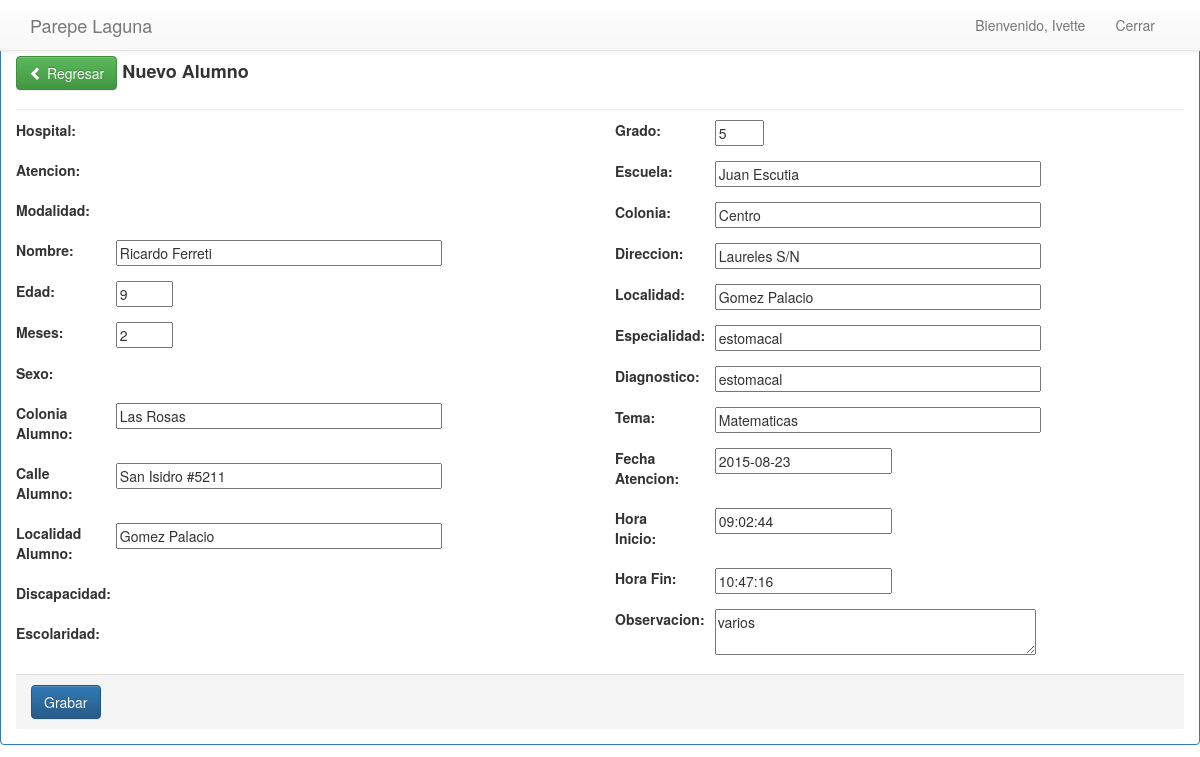
The app's page /updatealumno/15/ (signed in) with its own data.
### apps/users/models.py (models this page shows, shortened)
class User(AbstractBaseUser, PermissionsMixin):
	username = models.CharField(max_length=100, unique=True)
	email = models.EmailField()
	first_name = models.CharField(max_length=100)
	last_name = models.CharField(max_length=100)
	avatar = models.ImageField(upload_to = 'users') # falta hacer algo
	objects = UserManager()
	is_active = models.BooleanField(default = True)
	is_staff = models.BooleanField(default = False)
	USERNAME_FIELD = 'username'
	REQUIRED_FIELDS = ['email']

### apps/principal/models.py (models this page shows, shortened)
class TimeStampModel(models.Model):
    user     = models.ForeignKey(settings.AUTH_USER_MODEL,null=True,blank=True)
    fecha    = models.DateTimeField(auto_now_add=True)
    modified = models.DateTimeField(auto_now=True)
    class Meta:
        abstract = True

class Alumno(TimeStampModel):
    Opsexo = (
        ('H', 'Hombre'),
        ('M', 'Mujer'),
        )
    Op2 = (
        ('Si', 'Si'),
        ('No', 'No'),
        )
    opesc=(
        ('Preescolar','Preescolar'),
        ('Primaria' ,'Primaria'),
        ('Secundaria','Secundaria'),
        ('No Estudia y tiene edad escolar',  'No Estudia y tiene edad escolar'),
        ('Bachillerato', 'Bachillerato'),
        ('No Tiene Edad escolar',  'No Tiene Edad escolar'),
        ('Cam', 'Cam'),
        ('Cil', 'Cil'),
        )
    Disca=(
        ('No', 'No'),
        ('Motriz','Motriz'),
        ('Visual', 'Visual'),
        ('Auditiva', 'Auditiva'),
        ('Intelectual', 'Intelectual'),
        ('Otra', 'Otra'),
        )
    tp =(
            ('Pediatria','Pediatria'),
            ('ConsultaExt','Consulta Externa'),
            ('AtencionDom','Atencion Domiciliaria'),
        )
    at = (
            ('Pedagogia','Pedagogia'),
            ('Psicologia','Psicologia'),
        )
    folio = models.IntegerField()
    hospital = models.ForeignKey('Hospital')
    atencion = models.CharField(max_length=10,null=True,blank=True,choices=at)
    ciclo = models.ForeignKey('Cicloescolar',default=1)
    modalidad = models.CharField(max_length=25,null=True,default=True,choices=tp)
    nombre = models.CharField(max_length=180)
    edad = models.IntegerField()
    meses = models.IntegerField()
    sexo = models.CharField(max_length=1,choices=Opsexo)
    coloniaal = models.CharField(max_length=100)
    callenumal = models.CharField(max_length=100)
    localidadal = models.CharField(max_length=80)
    discapacidad = models.CharField(max_length=12,choices=Disca)
    grado = models.IntegerField()
    escolaridad = models.CharField(max_length=40,choices=opesc)
    escuela = models.CharField(max_length=100)
    coloniaesc = models.CharField(max_length=80)
    direccionesc = models.CharField(max_length=120, null=True,blank=True)
    localidadesc = models.CharField(max_length=100)
    especialidad = models.CharField(max_length=80)
    diagnostico = models.CharField(max_length=80)
    fechaatencion  = models.DateField()
    horainicio = models.TimeField()
    horafin = models.TimeField()
    tema = models.CharField(max_length=80)
    observacion = models.TextField()

### apps/principal/views.py (the view)
# urls.py: url(r'^updatealumno/(?P<pk>\d+)/$',views.UpdateAlumno.as_view(),name='alumno_update'),
class UpdateAlumno(UpdateView):
	template_name = 'principal/addalumno.html'
	model = Alumno
	form_class = AddAlumnoForm
	success_url = reverse_lazy('principal_app:index')
	def form_valid(self, form):
		form.instance.user = self.request.user
		return super(UpdateAlumno, self).form_valid(form)

### apps/principal/templates/principal/addalumno.html (shortened to what this page needs)
{% extends "principal/base_principal.html" %}
{% block content %}
{% include "principal/navbar.html" %}
    <form class="form-horizontal" method="post">
                <div class="panel panel-primary">
                    <div class="panel-body">
                        <div class="page-header">
                            <br>
                        <h4>
                            <a href="/" class="btn btn-success">
                            <span class="glyphicon glyphicon-chevron-left"></span> Regresar
                            </a>
                            <strong>Nuevo Alumno</strong>
                        </h4>
                        </div>
                        <div class="row">
                            <div class="col-xs-12 col-sm-6">
                                <div class="form-group">
                                    <label for="hospital" class="hidden-xs col-sm-2">Hospital:</label>
                                    <div class="col-sm-10">
                                    </div>
                                </div>
                                <div class="form-group">
                                    <label for="atencion" class="hidden-xs col-sm-2">Atencion:</label>
                                    <div class="col-sm-10">
                                    </div>
                                </div>
                                <div class="form-group">
                                    <label for="modalidad" class="hidden-xs col-sm-2">Modalidad:</label>
                                    <div class="col-sm-10">
                                    </div>
                                </div>
                                <div class="form-group">
                                    <label for="nombre" class="hidden-xs col-sm-2">Nombre:</label>
                                        <div class="col-sm-10">
                                            {{form.nombre}}
                                        </div>
                                </div>
                                <div class="form-group">
                                    <label for="edad" class="hidden-xs col-sm-2">Edad:</label>
                                    <div class="col-sm-10">
                                        {{form.edad}}
                                    </div>
                                </div>
                                <div class="form-group">
                                    <label for="meses" class="hidden-xs col-sm-2">Meses:</label>
                                    <div class="col-sm-10">
                                        {{form.meses}}
                                    </div>
                                </div>
                                <div class="form-group">
                                    <label for="sexo" class="hidden-xs col-sm-2">Sexo:</label>
                                    <div class="col-sm-10">
                                    </div>
                                </div>
                                <div class="form-group">
                                    <label for="coloniaal" class="hidden-xs col-sm-2">Colonia Alumno:</label>
                                    <div class="col-sm-10">
                                         {{form.coloniaal}}
                                    </div>
                                </div>
                                <div class="form-group">
                                    <label for="callenumal" class="hidden-xs col-sm-2">Calle Alumno:</label>
                                    <div class="col-sm-10">
                                         {{form.callenumal}}
                                    </div>
                                </div>
                                <div class="form-group">
                                    <label for="localidadal" class="hidden-xs col-sm-2">Localidad Alumno:</label>
                                    <div class="col-sm-10">
                                         {{form.localidadal}}
                                    </div>
                                </div>
                                <div class="form-group">
                                    <label for="discapacidad" class="hidden-xs col-sm-2">Discapacidad:</label>
                                    <div class="col-sm-10">
                                    </div>
                                </div>
                                <div class="form-group">
                                    <label for="escolaridad" class="hidden-xs col-sm-2">Escolaridad:</label>
                                    <div class="col-sm-10">
                                    </div>
                                </div>
                            </div>
                            <div class="col-xs-12 col-sm-6">
                                <div class="form-group">
                                    <label for="grado" class="hidden-xs col-sm-2">Grado:</label>
                                    <div class="col-sm-10">
                                        {{form.grado}}
                                    </div>
                                </div>
                                <div class="form-group">
                                    <label for="escuela" class="hidden-xs col-sm-2">Escuela:</label>
                                    <div class="col-sm-10">
                                        {{form.escuela}}
                                    </div>
                                </div>
                                <div class="form-group">
                                    <label for="coloniaesc" class="hidden-xs col-sm-2">Colonia:</label>
                                    <div class="col-sm-10">
                                        {{form.coloniaesc}}
                                    </div>
                                </div>
                                <div class="form-group">
                                    <label for="direccionesc" class="hidden-xs col-sm-2">Direccion:</label>
                                    <div class="col-sm-10">
                                        {{form.direccionesc}}
                                    </div>
                                </div>
                                <div class="form-group">
                                    <label for="localidadesc" class="hidden-xs col-sm-2">Localidad:</label>
                                    <div class="col-sm-10">
                                        {{form.localidadesc}}
                                    </div>
                                </div>
                                <div class="form-group">
                                    <label for="especialidad" class="hidden-xs col-sm-2">Especialidad:</label>
                                    <div class="col-sm-10">
                                        {{form.especialidad}}
                                    </div>
                                </div>
                                <div class="form-group">
                                    <label for="diagnostico" class="hidden-xs col-sm-2">Diagnostico:</label>
                                    <div class="col-sm-10">
                                        {{form.diagnostico}}
                                    </div>
                                </div>
                                <div class="form-group">
                                    <label for="tema" class="hidden-xs col-sm-2">Tema:</label>
                                    <div class="col-sm-10">
                                        {{form.tema}}
                                    </div>
                                </div>
                                <div class="form-group">
                                    <label for="fechaatencion" class="hidden-xs col-sm-2">Fecha Atencion:</label>
                                    <div class="col-sm-10">
                                        {{form.fechaatencion}}
                                    </div>
                                </div>
                                <div class="form-group">
                                    <label for="horainicio" class="hidden-xs col-sm-2">Hora Inicio:</label>
                                    <div class="col-sm-10">
                                        {{form.horainicio}}
                                    </div>
                                </div>
                                <div class="form-group">
                                    <label for="horafin" class="hidden-xs col-sm-2">Hora Fin:</label>
                                    <div class="col-sm-10">
                                        {{form.horafin}}
                                    </div>
                                </div>
                                <div class="form-group">
                                    <label for="observacion" class="hidden-xs col-sm-2">Observacion:</label>
                                    <div class="col-sm-10">
                                        {{form.observacion}}
                                    </div>
                                </div>
                            </div>
                        </div>
                        <div class="panel-footer color-footer">
                            <button type="submit" class="btn btn-primary">
                                 Grabar
                            </button>
                        </div>
                    </div>
                </div>
            </form>
{%endblock%}

### apps/principal/templates/principal/navbar.html (shortened to what this page needs)
<div class="navbar navbar-default navbar-fixed-top" role="navigation">
    <div class="container">
        <div class="navbar-header">
             <a class="navbar-brand"  href="{% url 'principal_app:index' %}">Parepe Laguna</a>
        </div>
        <div class="collapse navbar-collapse">
            <ul class="nav navbar-nav pull-right">
                <li><p class="navbar-text">Bienvenido, <a href="#" class="navbar-link">{{ user.username|capfirst}}</a></p></li>
                  <li><a href="{% url 'users_app:logout' %}">Cerrar</a></li>
            </ul>
        </div>
    </div>
</div>

### apps/principal/static/css/estilos.css (style rules this page uses)
body { margin-top: 60px; }
.page-header { margin: 10px 0 10px !important; font-weight: bolder; }

### apps/principal/static/css/sb-admin.css (style rules this page uses)
@media (min-width:768px) { body { margin-top: 2px; } }

### records on screen
User: username "Ivette"
Alumno: nombre "Ricardo Ferreti", edad "9", meses "2", coloniaal "Las Rosas", callenumal "San Isidro #5211", localidadal "Gomez Palacio", grado "5", escuela "Juan Escutia", coloniaesc "Centro", direccionesc "Laureles S/N", localidadesc "Gomez Palacio", especialidad "estomacal", diagnostico "estomacal", tema "Matematicas", fechaatencion "2015-08-23", horainicio "09:02:44", horafin "10:47:16", observacion "varios"
